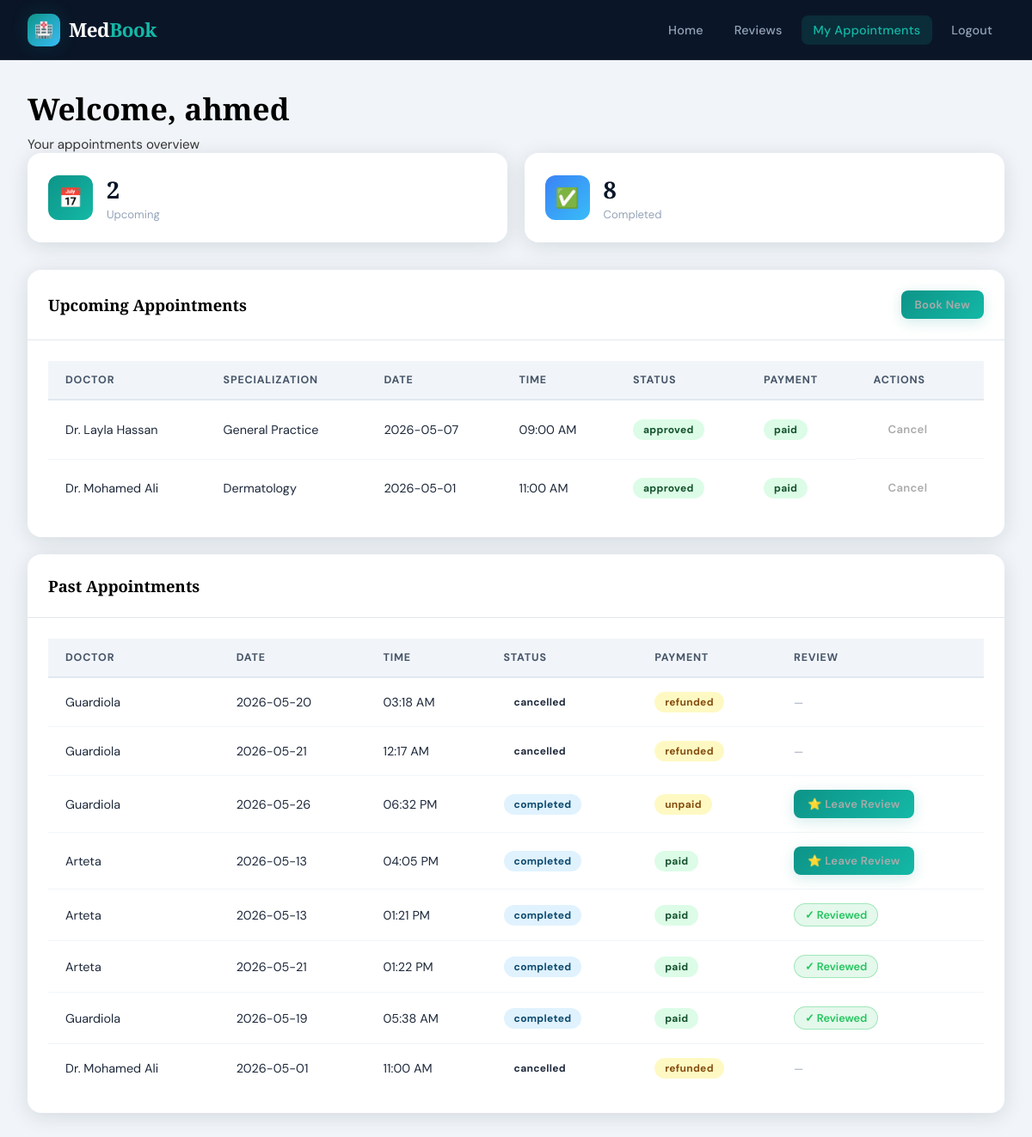
The page /patient/dashboard (signed in) on the database its author committed.
### models.py (models this page shows, shortened)
class User(db.Model, UserMixin):
    __tablename__ = "users"
    id = db.Column(db.Integer, primary_key=True)
    name = db.Column(db.String(100), nullable=False)
    email = db.Column(db.String(150), unique=True, nullable=False)
    password_hash = db.Column(db.String(200), nullable=False)
    role = db.Column(db.String(20), nullable=False, default="patient")
    phone = db.Column(db.String(20), nullable=True)
    created_at = db.Column(db.DateTime, default=datetime.utcnow)
    is_active = db.Column(db.Boolean, default=True)
    appointments = db.relationship("Appointment", foreign_keys="Appointment.patient_id", backref="patient", lazy=True)
    payments = db.relationship("Payment", backref="user", lazy=True)
    doctor_profile = db.relationship("Doctor", backref="user", uselist=False, lazy=True, cascade="all, delete-orphan")

class Appointment(db.Model):
    __tablename__ = "appointments"
    id = db.Column(db.Integer, primary_key=True)
    patient_id = db.Column(db.Integer, db.ForeignKey("users.id"), nullable=False)
    doctor_id = db.Column(db.Integer, db.ForeignKey("doctors.id"), nullable=False)
    time_slot_id = db.Column(db.Integer, db.ForeignKey("time_slots.id"), nullable=False)
    status = db.Column(db.String(20), nullable=False, default="pending")
    meeting_link = db.Column(db.String(300), nullable=True)
    notes = db.Column(db.Text, nullable=True)
    doctor_notes = db.Column(db.Text, nullable=True)
    payment_status = db.Column(db.String(20), default="unpaid")
    created_at = db.Column(db.DateTime, default=datetime.utcnow)
    updated_at = db.Column(db.DateTime, default=datetime.utcnow, onupdate=datetime.utcnow)
    payment = db.relationship("Payment", backref="appointment", uselist=False, lazy=True)

class Doctor(db.Model):
    __tablename__ = "doctors"
    id = db.Column(db.Integer, primary_key=True)
    user_id = db.Column(db.Integer, db.ForeignKey("users.id", ondelete="CASCADE"), nullable=False)
    specialization = db.Column(db.String(100), nullable=False)
    bio = db.Column(db.Text, nullable=True)
    fee = db.Column(db.Float, default=50.00)
    rating = db.Column(db.Float, default=0.0)
    total_reviews = db.Column(db.Integer, default=0)
    profile_image = db.Column(db.String(200), nullable=True)
    years_experience = db.Column(db.Integer, default=0)
    is_available = db.Column(db.Boolean, default=True)
    time_slots = db.relationship("TimeSlot", backref="doctor", lazy=True, cascade="all, delete-orphan")
    appointments = db.relationship("Appointment", backref="doctor", lazy=True)

class TimeSlot(db.Model):
    __tablename__ = "time_slots"
    id = db.Column(db.Integer, primary_key=True)
    doctor_id = db.Column(db.Integer, db.ForeignKey("doctors.id"), nullable=False)
    date = db.Column(db.Date, nullable=False)
    start_time = db.Column(db.Time, nullable=False)
    end_time = db.Column(db.Time, nullable=False)
    is_available = db.Column(db.Boolean, default=True)
    created_at = db.Column(db.DateTime, default=datetime.utcnow)
    appointment = db.relationship("Appointment", backref="time_slot", uselist=False, lazy=True)

### routes/patient.py (the view)
@patient_bp.route("/dashboard")
@patient_required
def dashboard():
    appointments = (
        Appointment.query.filter_by(patient_id=current_user.id)
        .order_by(Appointment.created_at.desc())
        .all()
    )
    upcoming = [a for a in appointments if a.status in ("pending", "approved")]
    past = [a for a in appointments if a.status in ("completed", "cancelled", "rejected")]
    reviewed_ids = {
        r.appointment_id
        for r in Review.query.filter_by(patient_id=current_user.id).all()
    }
    return render_template(
        "patient/dashboard.html",
        upcoming=upcoming,
        past=past,
        reviewed_ids=reviewed_ids,
    )

### models.py (called while the page is built)
@login_manager.user_loader
def load_user(user_id):
    return User.query.get(int(user_id))

### routes/patient.py (called while the page is built)
def patient_required(f):
    @wraps(f)
    def decorated(*args, **kwargs):
        if not current_user.is_authenticated:
            return redirect(url_for("auth.login"))
        if current_user.role not in ("patient", "admin"):
            flash("Access denied. Patients only.", "danger")
            return redirect(url_for("main.index"))
        return f(*args, **kwargs)
    return decorated

### templates/patient/dashboard.html (shortened to what this page needs)
<!DOCTYPE html>
<html lang="en">
<head><meta charset="UTF-8"><title>Patient Dashboard - MedBook</title>
<link rel="stylesheet" href="{{ url_for('static', filename='css/style.css') }}">
</head>
<body>
<div class="navbar">
  <a href="/" class="navbar-brand"><div class="brand-icon">🏥</div><div class="brand-text">Med<span>Book</span></div></a>
  <ul class="nav-links">
    <li><a href="/">Home</a></li>
    <li><a href="{{ url_for('main.all_reviews') }}">Reviews</a></li>
    <li><a href="{{ url_for('patient.dashboard') }}" class="active">My Appointments</a></li>
    <li><a href="{{ url_for('auth.logout') }}">Logout</a></li>
  </ul>
</div>
<div class="main-content">
  <h2 class="page-title">Welcome, {{ current_user.name }}</h2>
  <p class="page-subtitle">Your appointments overview</p>
  <div class="stats-grid">
    <div class="stat-card"><div class="stat-icon stat-teal">📅</div><div><div class="stat-value">{{ upcoming|length }}</div><div class="stat-desc">Upcoming</div></div></div>
    <div class="stat-card"><div class="stat-icon stat-blue">✅</div><div><div class="stat-value">{{ past|length }}</div><div class="stat-desc">Completed</div></div></div>
  </div>
  <div class="card">
    <div class="card-header">
      <div class="card-title">Upcoming Appointments</div>
      <a href="/" class="btn btn-primary btn-sm">Book New</a>
    </div>
    <div class="card-body">
      {% if upcoming %}
        <table>
          <thead><tr><th>Doctor</th><th>Specialization</th><th>Date</th><th>Time</th><th>Status</th><th>Payment</th><th>Actions</th></tr></thead>
          <tbody>
            {% for appt in upcoming %}
            <tr>
              <td>{{ appt.doctor.user.name }}</td>
              <td>{{ appt.doctor.specialization }}</td>
              <td>{{ appt.time_slot.date }}</td>
              <td>{{ appt.time_slot.start_time.strftime("%I:%M %p") }}</td>
              <td><span class="badge badge-{{ appt.status }}">{{ appt.status }}</span></td>
              <td><span class="badge badge-{{ 'paid' if appt.payment_status == 'paid' else 'pending' }}">{{ appt.payment_status }}</span></td>
              <td style="display:flex;gap:6px;flex-wrap:wrap;">
                <form method="POST" action="{{ url_for('patient.cancel_appointment', appointment_id=appt.id) }}" style="display:inline;">
                  <button type="submit" class="btn btn-outline btn-sm" onclick="return confirm('Cancel this appointment?')">Cancel</button>
                </form>
              </td>
            </tr>
            {% endfor %}
          </tbody>
        </table>
      {% endif %}
    </div>
  </div>
  {% if past %}
  <div class="card" style="margin-top:20px;">
    <div class="card-header"><div class="card-title">Past Appointments</div></div>
    <div class="card-body">
      <table>
        <thead><tr><th>Doctor</th><th>Date</th><th>Time</th><th>Status</th><th>Payment</th><th>Review</th></tr></thead>
        <tbody>
          {% for appt in past %}
          {% set already_reviewed = appt.id in reviewed_ids %}
          <tr>
            <td>{{ appt.doctor.user.name }}</td>
            <td>{{ appt.time_slot.date }}</td>
            <td>{{ appt.time_slot.start_time.strftime("%I:%M %p") }}</td>
            <td><span class="badge badge-{{ appt.status }}">{{ appt.status }}</span></td>
            <td><span class="badge badge-{{ 'paid' if appt.payment_status == 'paid' else 'pending' }}">{{ appt.payment_status }}</span></td>
            <td>
              {% if appt.status == 'completed' %}
                {% if already_reviewed %}
                  <span class="badge-reviewed">✓ Reviewed</span>
                {% else %}
                  <a href="{{ url_for('patient.submit_review', appointment_id=appt.id) }}"
                     class="btn btn-primary btn-sm">⭐ Leave Review</a>
                {% endif %}
              {% else %}
                <span style="color:var(--gray-400);font-size:0.8rem;">—</span>
              {% endif %}
            </td>
          </tr>
          {% endfor %}
        </tbody>
      </table>
    </div>
  </div>
  {% endif %}
</div>
</body>
</html>

### templates/patient/dashboard.html (style rules this page uses)
.badge-reviewed { display: inline-flex; align-items: center; gap: 5px; background: rgba(34,197,94,0.12); border: 1px solid rgba(34,197,94,0.35); color: #22c55e; padding: 4px 12px; border-radius: 20px; font-size: 0.8rem; font-weight: 600; white-space: nowrap; }

### rows shown on the page
User: name "ahmed"
Appointment: doctor.user.name "Dr. Layla Hassan", doctor.specialization "General Practice", time_slot "2026-05-07", time_slot.start_time "09:00 AM", status "approved", payment_status "paid"
Appointment: doctor.user.name "Dr. Mohamed Ali", doctor.specialization "Dermatology", time_slot "2026-05-01", time_slot.start_time "11:00 AM", status "approved", payment_status "paid"
Appointment: doctor.user.name "Guardiola", time_slot "2026-05-20", time_slot.start_time "03:18 AM", status "cancelled", payment_status "refunded"
Appointment: doctor.user.name "Guardiola", time_slot "2026-05-21", time_slot.start_time "12:17 AM", status "cancelled", payment_status "refunded"
Appointment: doctor.user.name "Guardiola", time_slot "2026-05-26", time_slot.start_time "06:32 PM", status "completed", payment_status "unpaid"
Appointment: doctor.user.name "Arteta", time_slot "2026-05-13", time_slot.start_time "04:05 PM", status "completed", payment_status "paid"
Appointment: doctor.user.name "Arteta", time_slot "2026-05-13", time_slot.start_time "01:21 PM", status "completed", payment_status "paid", shows "✓ Reviewed"
Appointment: doctor.user.name "Arteta", time_slot "2026-05-21", time_slot.start_time "01:22 PM", status "completed", payment_status "paid", shows "✓ Reviewed"
Appointment: doctor.user.name "Guardiola", time_slot "2026-05-19", time_slot.start_time "05:38 AM", status "completed", payment_status "paid", shows "✓ Reviewed"
Appointment: doctor.user.name "Dr. Mohamed Ali", time_slot "2026-05-01", time_slot.start_time "11:00 AM", status "cancelled", payment_status "refunded"

### other values the page prints
{{ upcoming|length }} "2"
{{ past|length }} "8"
